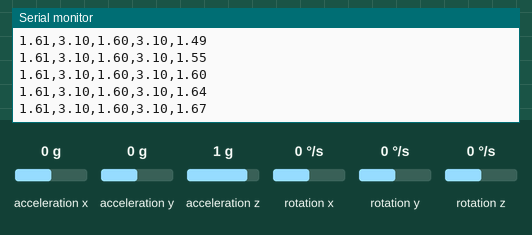
This program was run on a simulated Arduino Uno, built with avr-gcc and run on an emulated ATmega328P. Parts: the last lines printed to the serial monitor. Inputs (shaded band) come from the test bench; at power-on: acceleration y 0 g, acceleration x 0 g, acceleration z 1 g, rotation x 0 °/s, rotation y 0 °/s, rotation z 0 °/s.

Above: at 2.4 s.
2.5 s: acceleration y set to -1.4 g
At 2.56 s:
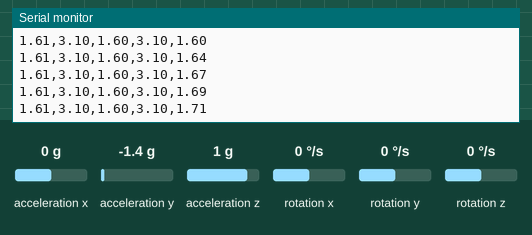
5.5 s: acceleration x set to -1.4 g
At 5.62 s:
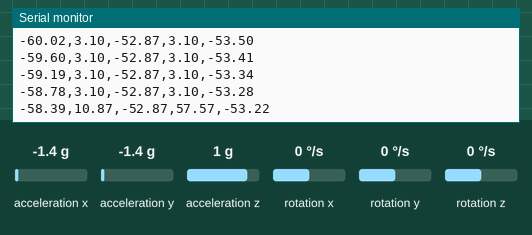
8.5 s: acceleration z set to -1.4 g
At 8.56 s:
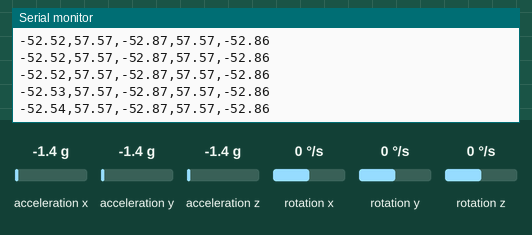
10.0 s: rotation x set to -192 °/s
At 10.01 s:
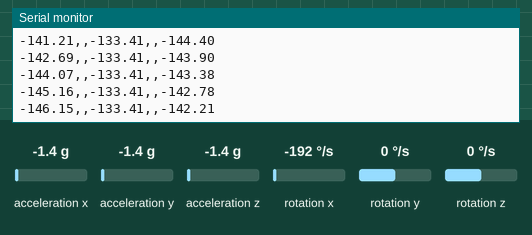
11.5 s: acceleration z set to 0 g
At 11.52 s:
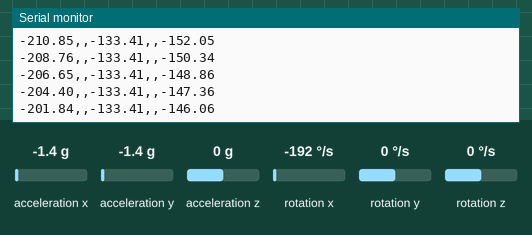
Timing chart, 0 to 14.5 s (numbered marks = the images above; inputs shaded):
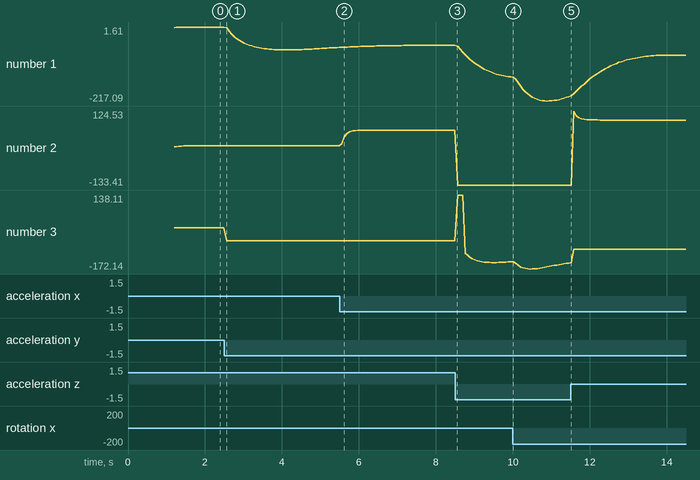

The program:

main.cpp
```cpp
#include "Kalman.h"
#include "KalmanFilter.h"
#include "MPU6050.h"
#include "MsTimer2.h"
#include <Arduino.h>
#include <wire.h>

MPU6050      mpu;
KalmanFilter ka;
Kalman       ka2;
double       dt = 0.005;
double       K1 = 0.05;

int16_t ax, ay, az, gx, gy, gz;

String s = "";
char   angle[7], angle6[7], m_angle[7], m_angle6[7], ka2_angle_char[7];
float  ka2_angle = 0;

void inter()
{
    sei();
    mpu.getMotion6(&ax, &ay, &az, &gx, &gy, &gz);

    ka.Angletest(ax, ay, az, gx, gy, dt, K1);
    ka2_angle = ka2.getAngle(ka.m_angle, ka.Gyro_x, dt);
}

void setup()
{
    Wire.begin();
    Serial.begin(38400);   //如果使用蓝牙模块，需要在蓝牙模块手动设置为38400 使用AT命令
    delay(1000);
    mpu.initialize();
    delay(200);

    MsTimer2::set(5, inter);
    MsTimer2::start();
}

void loop()
{
    dtostrf(ka.angle, 3, 2, angle);
    dtostrf(ka.angle6, 3, 2, angle6);
    dtostrf(ka.m_angle, 3, 2, m_angle);
    dtostrf(ka.m_angle6, 3, 2, m_angle6);
    dtostrf(ka2_angle, 3, 2, ka2_angle_char);

    String str_angle    = angle;
    String str_angle6   = angle6;
    String str_m_angle  = m_angle;
    String str_m_angle6 = m_angle6;

    s = str_angle + "," + str_angle6 + "," + str_m_angle + "," + str_m_angle6 + "," + (String)ka2_angle_char;
    Serial.println(s);
    // Serial.print("ok");
    delay(5);
}
```

KalmanFilter.cpp
```cpp
#include "./KalmanFilter.h"

float KalmanFilter::Yiorderfilter(float est_angle ,float me_angle, float m_gyro, float dt, float K1)
{
    est_angle = K1 * me_angle + (1 - K1) * (est_angle + m_gyro * dt);
    return est_angle;
}

void KalmanFilter::Kalman_Filter(double m_angle, double m_gyro, float dt, float Q_angle, float Q_gyro, float R_angle, float C_0)
{
    angle += (m_gyro - q_bias) * dt;
    angle_err = m_angle - angle;
    Pdot[0]   = Q_angle - P[0][1] - P[1][0];
    Pdot[1]   = -P[1][1];
    Pdot[2]   = -P[1][1];
    Pdot[3]   = Q_gyro;
    P[0][0] += Pdot[0] * dt;
    P[0][1] += Pdot[1] * dt;
    P[1][0] += Pdot[2] * dt;
    P[1][1] += Pdot[3] * dt;
    PCt_0 = C_0 * P[0][0];
    PCt_1 = C_0 * P[1][0];
    E     = R_angle + C_0 * PCt_0;
    K_0   = PCt_0 / E;
    K_1   = PCt_1 / E;
    t_0   = PCt_0;
    t_1   = C_0 * P[0][1];
    P[0][0] -= K_0 * t_0;
    P[0][1] -= K_0 * t_1;
    P[1][0] -= K_1 * t_0;
    P[1][1] -= K_1 * t_1;
    angle += K_0 * angle_err;
    q_bias += K_1 * angle_err;
    angle_dot = m_gyro - q_bias;
}

void KalmanFilter::Angletest(int16_t ax, int16_t ay, int16_t az, int16_t gx, int16_t gy, float dt, float K1)
{
    // 卡尔曼滤波相关参数
    float Q_angle = 0.001;
    float Q_gyro  = 0.005;
    float R_angle = 0.5;
    float C_0     = 1;

    // 角度计算公式，rad 1 = 57.3度,m_angle 为测量俯仰角
    m_angle = atan2(ay, az) * 57.3 + 1.6;


    //卡尔曼滤波得到实时俯仰角，查看卡尔曼函数，最终俯仰角记为angle，使用前一时刻的角速度
    Kalman_Filter(m_angle, Gyro_x, dt, Q_angle, Q_gyro, R_angle, C_0);
    // angle = Yiorderfilter(angle,m_angle, Gyro_x, dt, K1);

    //角度转换,32768对应+250度,由此计算比例为131倍，这里减128.1的目的可能是为了减去初始的误差 ，Gyro_x为俯仰角速度 单位为 度/秒
    Gyro_x = (gx) / 131;  // 更新当前角速度

    // m_angle6 为测量的翻滚角
    m_angle6 = atan2(-ax, az) * 57.3 +3.1 ;

    //使用前一时刻的角速度
    angle6         = Yiorderfilter(angle6, m_angle6, Gyro_y, dt, K1);
    Gyro_y         = gy / 131.0;   //翻滚角速度更新
}
```

KalmanFilter.h
```cpp
#ifndef KalmanFilter_h
#define KalmanFilter_h

#if defined(ARDUINO) && (ARDUINO >= 100)
#include <Arduino.h>
#else
#include <WProgram.h>
#endif

class KalmanFilter {
public:
    float Yiorderfilter(float est_angle,float angle_m, float gyro_m, float dt, float K1);
    void  Kalman_Filter(double angle_m, double gyro_m, float dt, float Q_angle, float Q_gyro, float R_angle, float C_0);
    void  Angletest(int16_t ax, int16_t ay, int16_t az, int16_t gx, int16_t gy, float dt, float K1);
    float Gyro_x = 0;   // 俯仰角 角速度 度/秒
    float Gyro_y = 0;   // 翻滚角 角速度 度/秒
    float angle  = 0;   //卡尔曼滤波得到的最终俯仰角angle，初始猜测为0度
    float angle6 = 0;   //一阶滤波得到的最终翻滚翻滚角angle6，
    float m_angle = 0;
    float m_angle6= 0;

private:
    float angle_err, q_bias;
    float Pdot[4] = { 0, 0, 0, 0 };
    float P[2][2] = { { 1, 0 }, { 0, 1 } };
    float PCt_0, PCt_1, E, K_0, K_1, t_0, t_1;
    float angle_dot;
};
#endif
```

Measured:
- plotted number 1: 1.61 → -58.78 after the input at 2.5 s, -52.54 → -146.15 after the input at 8.5 s, -146.15 → -204.4 after the input at 10.0 s
- plotted number 2: 57.57 → -133.41 after the input at 8.5 s
- plotted number 3: 1.6 → -52.87 after the input at 2.5 s, -52.87 → -142.21 after the input at 8.5 s, -142.21 → -147.36 after the input at 10.0 s
